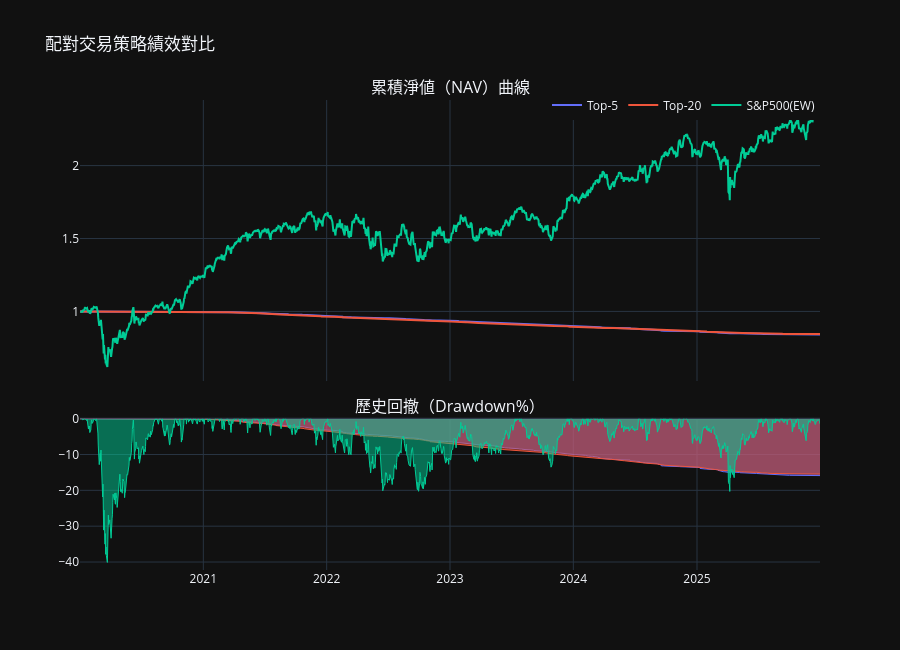

Here is the notebook cell this chart was saved with:
### Markdown cell above
### 累積 NAV 曲線與回撤圖

### Code cell
COLORS = px.colors.qualitative.Plotly
fig_p = make_subplots(rows=2,cols=1,shared_xaxes=True,
    row_heights=[0.65,0.35],
    subplot_titles=['累積淨値（NAV）曲線','歷史回撤（Drawdown%）'],
    vertical_spacing=0.08)
for i,(lbl,ret) in enumerate(strat_ret.items()):
    r=ret.dropna(); nav=(1+r).cumprod()
    dd=((nav-nav.cummax())/nav.cummax())*100
    c=COLORS[i%len(COLORS)]
    fig_p.add_trace(go.Scatter(x=nav.index,y=nav.values,name=lbl,
        line=dict(color=c,width=2),
        hovertemplate=f'%{{x|%Y-%m-%d}}<br>NAV:%{{y:.4f}}<extra>{lbl}</extra>'),row=1,col=1)
    fig_p.add_trace(go.Scatter(x=dd.index,y=dd.values,name=lbl,showlegend=False,
        fill='tozeroy',line=dict(color=c,width=1),
        hovertemplate=f'%{{x|%Y-%m-%d}}<br>DD:%{{y:.2f}}%<extra>{lbl}</extra>'),row=2,col=1)
fig_p.update_layout(title='配對交易策略績效對比',height=650,template='plotly_dark',
    hovermode='x unified',legend=dict(orientation='h',y=1.02,x=1,xanchor='right'))
fig_p.show()

### Figure 1 — Plotly figure (JSON) as saved in the notebook; plotly's stock layout.template omitted (floating-point values rounded to 4 significant figures; data arrays with more than 128 entries replaced by an {"elided": "..."} marker saying what was removed)
{"data": [{"hovertemplate": "%{x|%Y-%m-%d}<br>NAV:%{y:.4f}<extra>Top-5</extra>", "line": {"color": "#636EFA", "width": 2}, "name": "Top-5", "type": "scatter", "x": {"elided": "1508 str values"}, "xaxis": "x", "y": {"elided": "1508 float values"}, "yaxis": "y"}, {"fill": "tozeroy", "hovertemplate": "%{x|%Y-%m-%d}<br>DD:%{y:.2f}%<extra>Top-5</extra>", "line": {"color": "#636EFA", "width": 1}, "name": "Top-5", "showlegend": false, "type": "scatter", "x": {"elided": "1508 str values"}, "xaxis": "x2", "y": {"elided": "1508 float values"}, "yaxis": "y2"}, {"hovertemplate": "%{x|%Y-%m-%d}<br>NAV:%{y:.4f}<extra>Top-20</extra>", "line": {"color": "#EF553B", "width": 2}, "name": "Top-20", "type": "scatter", "x": {"elided": "1508 str values"}, "xaxis": "x", "y": {"elided": "1508 float values"}, "yaxis": "y"}, {"fill": "tozeroy", "hovertemplate": "%{x|%Y-%m-%d}<br>DD:%{y:.2f}%<extra>Top-20</extra>", "line": {"color": "#EF553B", "width": 1}, "name": "Top-20", "showlegend": false, "type": "scatter", "x": {"elided": "1508 str values"}, "xaxis": "x2", "y": {"elided": "1508 float values"}, "yaxis": "y2"}, {"hovertemplate": "%{x|%Y-%m-%d}<br>NAV:%{y:.4f}<extra>S&P500(EW)</extra>", "line": {"color": "#00CC96", "width": 2}, "name": "S&P500(EW)", "type": "scatter", "x": {"elided": "1507 str values"}, "xaxis": "x", "y": {"elided": "1507 float values"}, "yaxis": "y"}, {"fill": "tozeroy", "hovertemplate": "%{x|%Y-%m-%d}<br>DD:%{y:.2f}%<extra>S&P500(EW)</extra>", "line": {"color": "#00CC96", "width": 1}, "name": "S&P500(EW)", "showlegend": false, "type": "scatter", "x": {"elided": "1507 str values"}, "xaxis": "x2", "y": {"elided": "1507 float values"}, "yaxis": "y2"}], "layout": {"annotations": [{"font": {"size": 16}, "showarrow": false, "text": "累積淨値（NAV）曲線", "x": 0.5, "xanchor": "center", "xref": "paper", "y": 1, "yanchor": "bottom", "yref": "paper"}, {"font": {"size": 16}, "showarrow": false, "text": "歷史回撤（Drawdown%）", "x": 0.5, "xanchor": "center", "xref": "paper", "y": 0.322, "yanchor": "bottom", "yref": "paper"}], "height": 650, "hovermode": "x unified", "legend": {"orientation": "h", "x": 1, "xanchor": "right", "y": 1.02}, "title": {"text": "配對交易策略績效對比"}, "xaxis": {"anchor": "y", "domain": [0, 1], "matches": "x2", "showticklabels": false}, "xaxis2": {"anchor": "y2", "domain": [0, 1]}, "yaxis": {"anchor": "x", "domain": [0.402, 1]}, "yaxis2": {"anchor": "x2", "domain": [0, 0.322]}}}
